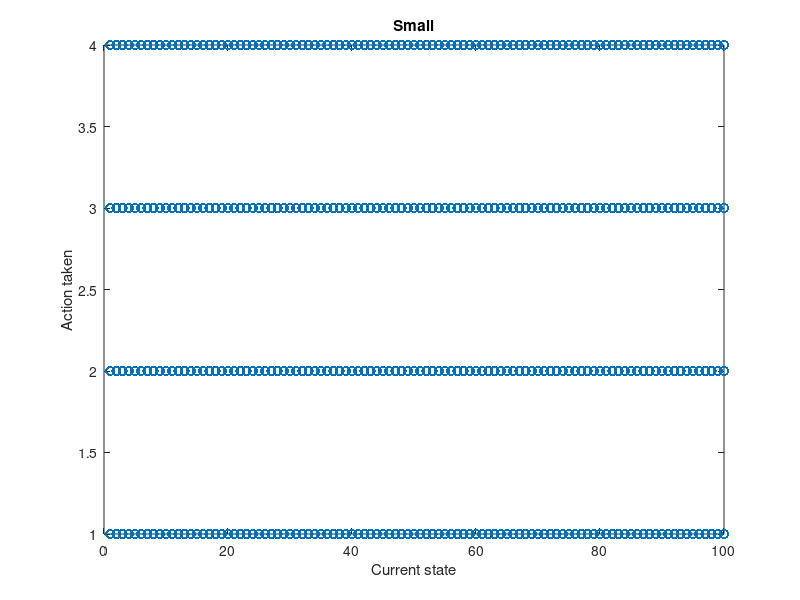
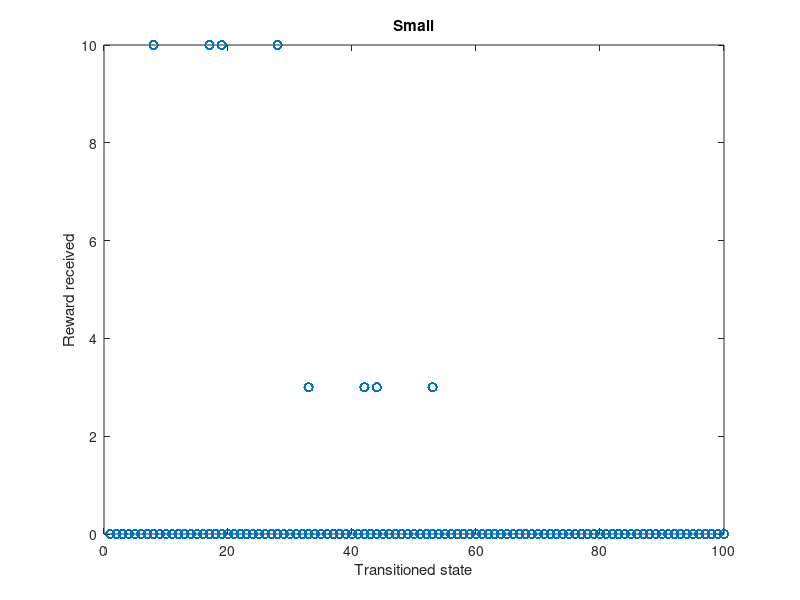
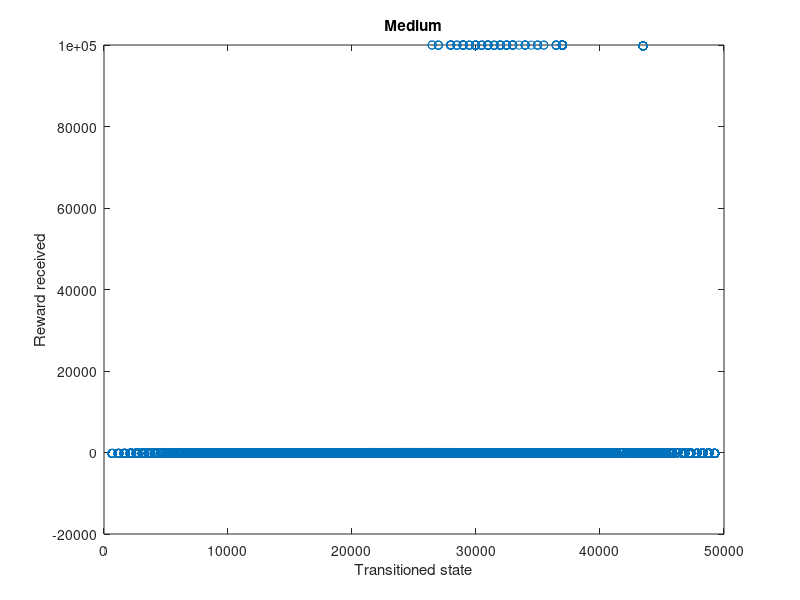
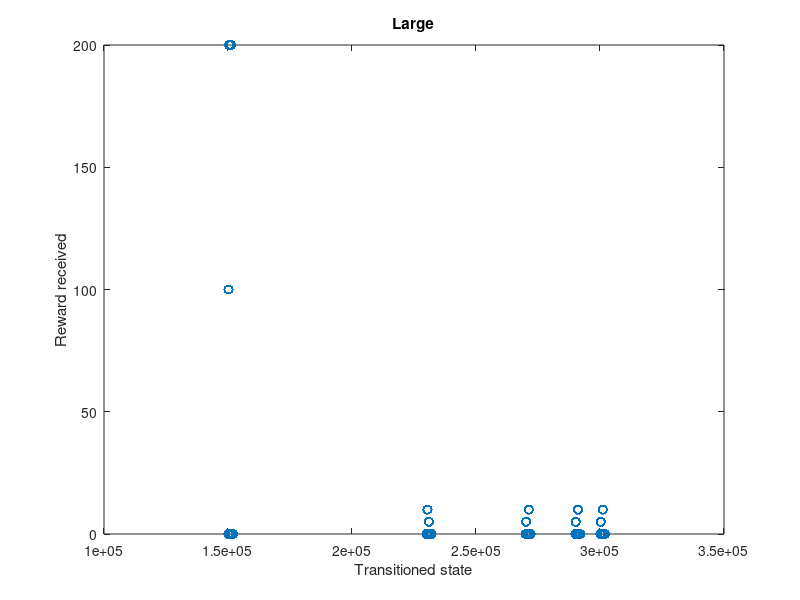

The MATLAB source for these figures, in order:
%% AA 228 Project 2 
% Somrita Banerjee
clc
clear all
close all
small_data = csvread('small.csv',1,0);
medium_data = csvread('medium.csv',1,0);
large_data = csvread('large.csv',1,0);
figure
plot(small_data(:,1),small_data(:,2),'o')
title('Small')
xlabel('Current state');
ylabel('Action taken');
figure
plot(small_data(:,4),small_data(:,3),'o')
title('Small')
xlabel('Transitioned state');
ylabel('Reward received');

figure
plot(medium_data(:,4),medium_data(:,3),'o')
title('Medium')
xlabel('Transitioned state');
ylabel('Reward received');

s=large_data(:,1);
a=large_data(:,2);
r=large_data(:,3);
sp=large_data(:,4);
figure
plot(sp,large_data(:,3),'o')
title('Large')
xlabel('Transitioned state');
ylabel('Reward received');

unique_final_states=unique(sp);
% Only 500 unique final states!
unique_initial_states=unique(s);
% The same 500 unique initial states! 
dictionary=[(1:500)',unique_initial_states];
final_states_new_numbering=zeros(500,1);
initial_states_new_numbering=zeros(500,1);
for i=1:length(large_data)
    final_states_new_numbering(i) = find(unique_final_states==sp(i));
    initial_states_new_numbering(i) = find(unique_initial_states==s(i));
end
R=large_data(:,3);
figure
plot(final_states_new_numbering,R,'o')
title('Large')
xlabel('Transitioned state');
ylabel('Reward received');
ind_greater_than_20_reward=find(R>20);
statesWithG20RewardON=unique(sp(ind_greater_than_20_reward));
% [150211;150413;151203]
statesWithG20RewardNN=unique(final_states_new_numbering(ind_greater_than_20_reward));
% Only 16, 38, 63
rewardsG20= unique(R(ind_greater_than_20_reward));
% Only 100 (at 16) , 200 (at 38, 63)
figure
plot(final_states_new_numbering(ind_greater_than_20_reward),R(ind_greater_than_20_reward),'o')
title('Large - only if reward > 20')
xlabel('Transitioned state (new numbering)');
ylabel('Reward received');
ylim([0 210])
text(16+1,100,'sp=16, r=100')
text(38+1,200,'sp=38, r=200')
text(63-8,200-8,'sp=63, r=200')
figure
plot(sp(ind_greater_than_20_reward),R(ind_greater_than_20_reward),'o')
title('Large - only if reward > 20')
xlabel('Transitioned state');
ylabel('Reward received');
ylim([0 210])
text(150211+50,100,'sp=150211, r=100')
text(150413+50,200,'sp=150413, r=200')
text(151203-200,200-8,'sp=151203, r=200')

ind_greater_than_0_reward=find(R>0);
statesWithG0RewardON=unique(sp(ind_greater_than_0_reward));
% 11 states [150211;150413;151203;230402;231014;270203;271310;290213;291112;300311;301103]
statesWithG0RewardNN=unique(final_states_new_numbering(ind_greater_than_0_reward));
% Only [16;38;63;132;149;213;275;318;357;426;453]
rewardsG0= unique(R(ind_greater_than_0_reward));
% Only 5, 10, 100, 200
figure
plot(final_states_new_numbering(ind_greater_than_0_reward),R(ind_greater_than_0_reward),'o')
title('Large - only if reward > 0')
xlabel('Transitioned state (new numbering)');
ylabel('Reward received');
ylim([0 230])
text(16+10,100,'sp=16, r=100')
text(38-20,200+10,'sp=38, r=200')
text(63,200-10,'sp=63, r=200')

% figure 
% plot(s,a,sp)
figure
plot(s,sp,'o')
title('Large')
ylabel('Transitioned state s''');
xlabel('Current state s');
figure
plot(initial_states_new_numbering,final_states_new_numbering,'o')
title('Large')
ylabel('Transitioned state s'' (new numbering)');
xlabel('Current state s (new numbering)');

figure
for actionIdx=1:9
    indices=find(a==actionIdx);
    subplot(3,3,actionIdx); 
    plot(initial_states_new_numbering(indices),final_states_new_numbering(indices),'o');
    title(['action = ',num2str(actionIdx)]);
    ylabel('s''');
    xlabel('s');
    xlim([0 550]);
    ylim([0 550]);
end

% Policy:
% For the 312020 - 500 states, just set action to any one of 5-9 doesn't
% matter. Let's just say we set all of them to 9. 
% for the 500 that we do see, 
% (s,9) for all s not in unique_final_states
% If we're in the states with 200 reward, stay there! Set action to 1.
% (150413,1)
% (151203,1)
% At 150211, reward is 100. 